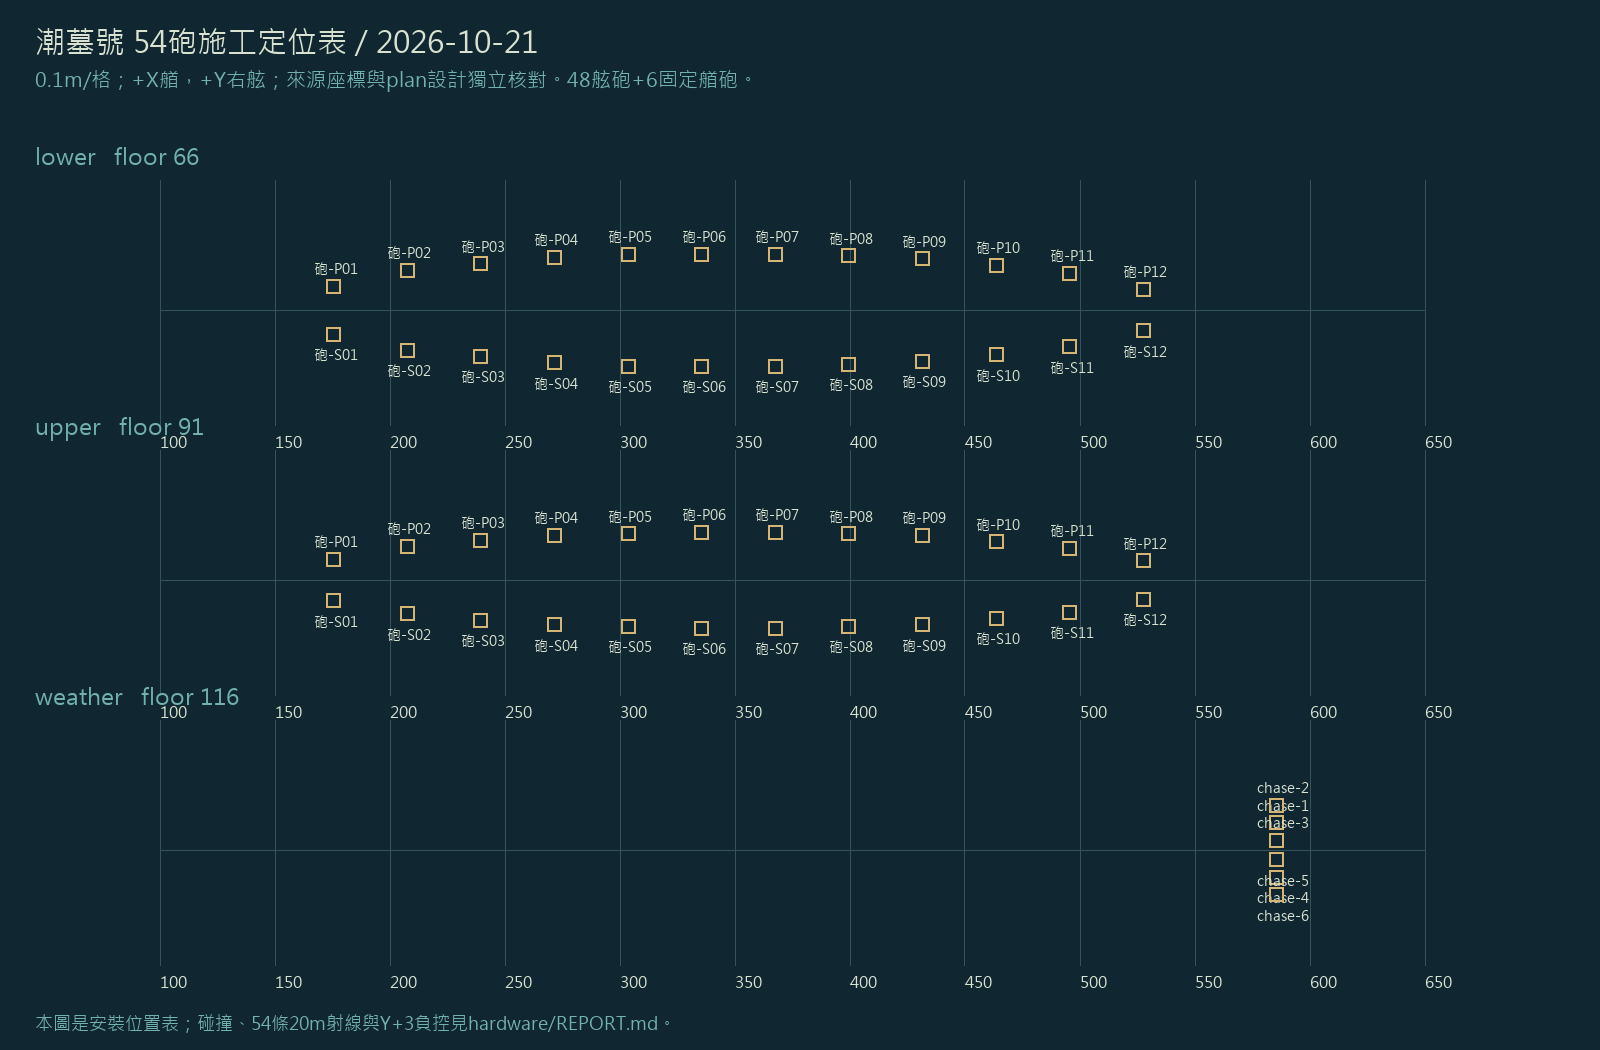

Reproduce this figure in Python.
"""54-gun installation schedule. Reads model placements and the original design separately."""
import csv, json, math, hashlib
from pathlib import Path
from PIL import Image, ImageDraw, ImageFont
HERE=Path(__file__).resolve().parent
ROOT=Path('D:/Unity/Valhalla/Sculpture/works')
DES=ROOT/'sirius-tidegrave-01m/design'
read=lambda p:json.loads(p.read_text(encoding='utf-8-sig'))
p=read(DES/'plan.json');rows=[]
parts=read(HERE/'shared/parts.json')
by_path={m['path']:m for m in parts['models']}
for level in ('lower','upper','weather'):
    source=ROOT/('sirius-tidegrave-01m-deck-'+level)/'models.json'
    for m in read(source)['models']:
        if m.get('meta',{}).get('kind')!='gun':continue
        path='甲板-'+level+'/'+m['name'];q=by_path[path]
        rows.append({'path':path,'deck':level,'gun':m['meta']['gun'],
            'x':m['at'][0],'y':m['at'][1],'z':m['at'][2],
            'pivot':json.dumps(m['pivot']),'scale':json.dumps(m['scale']),
            'rotate':json.dumps(m['rotate']),'source':m['work'],
            'muzzle':json.dumps(q['points']['muzzle']),
            'breech':json.dumps(q['points']['breech'])})
rows.sort(key=lambda r:r['path'])
assert len(rows)==54
assert sum(r['gun']=='24l' for r in rows)==48
assert sum(r['gun']=='18chase' for r in rows)==6
for level,z in zip(('lower','upper'),p['guns']['decks']):
    for x in p['guns']['x']:
        found=[r for r in rows if r['deck']==level and r['x']==x+.5 and r['z']==z+1]
        assert len(found)==2
        assert abs(sum(r['y'] for r in found)-241)<1e-9
assert sorted((r['x'],r['y'],r['z']) for r in rows if r['gun']=='18chase')==sorted(tuple(a) for a in p['guns']['chase_layout']['base_positions'])
with (HERE/'gun_schedule.csv').open('w',newline='',encoding='utf-8-sig') as f:
    writer=csv.DictWriter(f,fieldnames=list(rows[0]));writer.writeheader();writer.writerows(rows)
im=Image.new('RGB',(1600,1050),'#102630');d=ImageDraw.Draw(im)
font=lambda n:ImageFont.truetype('C:/Windows/Fonts/msjh.ttc',n)
d.text((35,20),'潮墓號 54砲施工定位表 / 2026-10-21',font=font(30),fill='#d9e2d0')
d.text((35,65),'0.1m/格；+X艏，+Y右舷；來源座標與plan設計獨立核對。48舷砲+6固定艏砲。',font=font(20),fill='#72b2ae')
for level,z,yp in [('lower',66,310),('upper',91,580),('weather',116,850)]:
    d.text((35,yp-170),f'{level}   floor {z}',font=font(23),fill='#72b2ae')
    for x in range(100,651,50):
        xx=160+(x-100)*2.3;d.line((xx,yp-130,xx,yp+115),fill='#35535b');d.text((xx,yp+120),str(x),font=font(16),fill='#d9e2d0')
    d.line((160,yp,1425,yp),fill='#35535b')
    for r in rows:
        if r['deck']!=level:continue
        xx=160+(r['x']-100)*2.3;yy=yp+(r['y']-120.5)*1.6
        d.rectangle((xx-7,yy-7,xx+7,yy+7),outline='#d5b573',width=2)
        name=r['path'].split('/')[-1];d.text((xx-20,yy+10 if r['y']>120.5 else yy-28),name,font=font(14),fill='#d9e2d0')
d.text((35,1010),'本圖是安裝位置表；碰撞、54條20m射線與Y+3負控見hardware/REPORT.md。',font=font(18),fill='#72b2ae')
im.save(HERE/'gun_schedule.png')
report={'guns':54,'broadside':48,'chase':6,'plan_matched_broadside':48,'plan_matched_chase':6,
        'scope':'Placement coordinates/source and exported muzzle/breech; collision measured independently in hardware report.',
        'plan_sha256':hashlib.sha256((DES/'plan.json').read_bytes()).hexdigest(),
        'csv_sha256':hashlib.sha256((HERE/'gun_schedule.csv').read_bytes()).hexdigest()}
(HERE/'gun_schedule_report.json').write_text(json.dumps(report,indent=2)+'\n',encoding='utf-8')
print(json.dumps(report))
